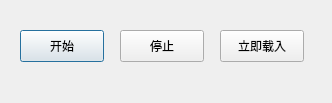
<?xml version="1.0" encoding="UTF-8"?>
<ui version="4.0">
 <class>Dialog</class>
 <widget class="QDialog" name="Dialog">
  <property name="geometry">
   <rect>
    <x>0</x>
    <y>0</y>
    <width>332</width>
    <height>103</height>
   </rect>
  </property>
  <property name="windowTitle">
   <string>定时器</string>
  </property>
  <widget class="QPushButton" name="startButton">
   <property name="geometry">
    <rect>
     <x>20</x>
     <y>30</y>
     <width>84</width>
     <height>32</height>
    </rect>
   </property>
   <property name="text">
    <string>开始</string>
   </property>
  </widget>
  <widget class="QPushButton" name="stopButton">
   <property name="geometry">
    <rect>
     <x>120</x>
     <y>30</y>
     <width>84</width>
     <height>32</height>
    </rect>
   </property>
   <property name="text">
    <string>停止</string>
   </property>
  </widget>
  <widget class="QPushButton" name="JustButton">
   <property name="geometry">
    <rect>
     <x>220</x>
     <y>30</y>
     <width>84</width>
     <height>32</height>
    </rect>
   </property>
   <property name="text">
    <string>立即载入</string>
   </property>
  </widget>
 </widget>
 <resources/>
 <connections/>
</ui>
